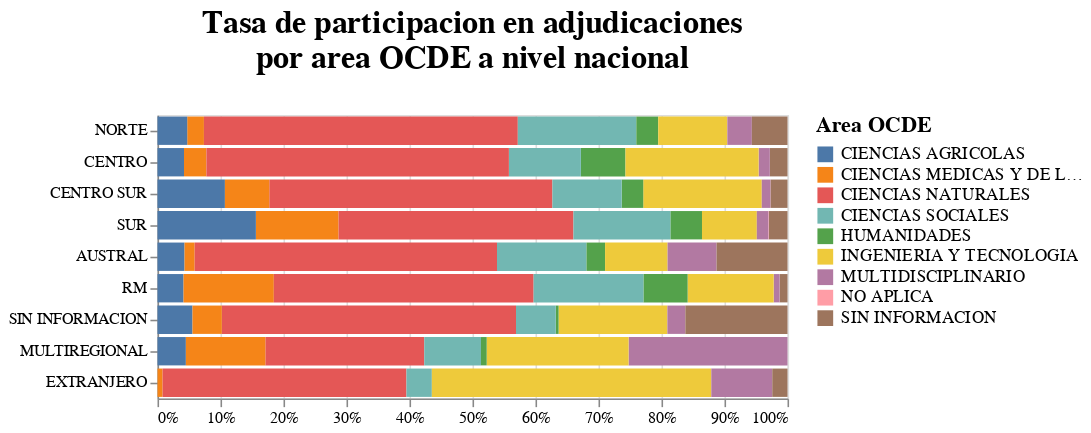

The code cell stored with this chart in its notebook:
### Code cell
chart4 = alt.Chart(df_4).mark_bar().encode(
            x = alt.X('TASA', stack="normalize", axis=alt.Axis(format='%'), title=None),
            y = alt.Y('MACROZONA MINCIENCIA (segUn ax)',sort=None,title=None),
            color = alt.Color('AREA_OCDE',
                              title='Area OCDE',scale=alt.Scale(scheme='tableau10')),
            tooltip = [alt.Tooltip('TASA', title='Tasa', format='.2%'),
                      alt.Tooltip('CODIGO_PROYECTO', title='Cantidad')],
          ) 
chart4.properties( width=400, title=['Tasa de participacion en adjudicaciones', 'por area OCDE a nivel nacional',' '])\
      .configure_title( fontSize=20, font='Arial', anchor='middle', color='black' )\
      .configure_legend(titleFontSize=14,labelFontSize=11)

### Figure 1 — Vega-Lite specification as saved in the notebook (floating-point values rounded to 4 significant figures)
{"config": {"view": {"continuousWidth": 400, "continuousHeight": 300}, "legend": {"labelFontSize": 11, "titleFontSize": 14}, "title": {"anchor": "middle", "color": "black", "font": "Arial", "fontSize": 20}}, "data": {"name": "data-0c9eae20e818d65ddc1d5b2cbd03f013"}, "mark": "bar", "encoding": {"color": {"type": "nominal", "field": "AREA_OCDE", "scale": {"scheme": "tableau10"}, "title": "Area OCDE"}, "tooltip": [{"type": "quantitative", "field": "TASA", "format": ".2%", "title": "Tasa"}, {"type": "quantitative", "field": "CODIGO_PROYECTO", "title": "Cantidad"}], "x": {"type": "quantitative", "axis": {"format": "%"}, "field": "TASA", "stack": "normalize", "title": null}, "y": {"type": "nominal", "field": "MACROZONA MINCIENCIA (segUn ax)", "sort": null, "title": null}}, "title": ["Tasa de participacion en adjudicaciones", "por area OCDE a nivel nacional", " "], "width": 400, "$schema": "https://vega.github.io/schema/vega-lite/v4.8.1.json", "datasets": {"data-0c9eae20e818d65ddc1d5b2cbd03f013": [{"MACROZONA MINCIENCIA (segUn ax)": "NORTE", "AREA_OCDE": "CIENCIAS MEDICAS Y DE LA SALUD", "CODIGO_PROYECTO": 45, "TASA": 0.02653}, {"MACROZONA MINCIENCIA (segUn ax)": "NORTE", "AREA_OCDE": "CIENCIAS NATURALES", "CODIGO_PROYECTO": 845, "TASA": 0.4982}, {"MACROZONA MINCIENCIA (segUn ax)": "NORTE", "AREA_OCDE": "CIENCIAS SOCIALES", "CODIGO_PROYECTO": 319, "TASA": 0.1881}, {"MACROZONA MINCIENCIA (segUn ax)": "NORTE", "AREA_OCDE": "HUMANIDADES", "CODIGO_PROYECTO": 59, "TASA": 0.03479}, {"MACROZONA MINCIENCIA (segUn ax)": "NORTE", "AREA_OCDE": "INGENIERIA Y TECNOLOGIA", "CODIGO_PROYECTO": 186, "TASA": 0.1097}, {"MACROZONA MINCIENCIA (segUn ax)": "NORTE", "AREA_OCDE": "MULTIDISCIPLINARIO", "CODIGO_PROYECTO": 66, "TASA": 0.03892}, {"MACROZONA MINCIENCIA (segUn ax)": "NORTE", "AREA_OCDE": "SIN INFORMACION", "CODIGO_PROYECTO": 96, "TASA": 0.0566}, {"MACROZONA MINCIENCIA (segUn ax)": "NORTE", "AREA_OCDE": "CIENCIAS AGRICOLAS", "CODIGO_PROYECTO": 80, "TASA": 0.04717}, {"MACROZONA MINCIENCIA (segUn ax)": "CENTRO", "AREA_OCDE": "HUMANIDADES", "CODIGO_PROYECTO": 323, "TASA": 0.07082}, {"MACROZONA MINCIENCIA (segUn ax)": "CENTRO", "AREA_OCDE": "SIN INFORMACION", "CODIGO_PROYECTO": 128, "TASA": 0.02806}, {"MACROZONA MINCIENCIA (segUn ax)": "CENTRO", "AREA_OCDE": "MULTIDISCIPLINARIO", "CODIGO_PROYECTO": 81, "TASA": 0.01776}, {"MACROZONA MINCIENCIA (segUn ax)": "CENTRO", "AREA_OCDE": "INGENIERIA Y TECNOLOGIA", "CODIGO_PROYECTO": 964, "TASA": 0.2114}, {"MACROZONA MINCIENCIA (segUn ax)": "CENTRO", "AREA_OCDE": "CIENCIAS MEDICAS Y DE LA SALUD", "CODIGO_PROYECTO": 162, "TASA": 0.03552}, {"MACROZONA MINCIENCIA (segUn ax)": "CENTRO", "AREA_OCDE": "CIENCIAS SOCIALES", "CODIGO_PROYECTO": 521, "TASA": 0.1142}, {"MACROZONA MINCIENCIA (segUn ax)": "CENTRO", "AREA_OCDE": "CIENCIAS NATURALES", "CODIGO_PROYECTO": 2190, "TASA": 0.4802}, {"MACROZONA MINCIENCIA (segUn ax)": "CENTRO", "AREA_OCDE": "CIENCIAS AGRICOLAS", "CODIGO_PROYECTO": 192, "TASA": 0.0421}, {"MACROZONA MINCIENCIA (segUn ax)": "CENTRO SUR", "AREA_OCDE": "INGENIERIA Y TECNOLOGIA", "CODIGO_PROYECTO": 967, "TASA": 0.1881}, {"MACROZONA MINCIENCIA (segUn ax)": "CENTRO SUR", "AREA_OCDE": "MULTIDISCIPLINARIO", "CODIGO_PROYECTO": 72, "TASA": 0.01401}, {"MACROZONA MINCIENCIA (segUn ax)": "CENTRO SUR", "AREA_OCDE": "HUMANIDADES", "CODIGO_PROYECTO": 176, "TASA": 0.03424}, {"MACROZONA MINCIENCIA (segUn ax)": "CENTRO SUR", "AREA_OCDE": "CIENCIAS AGRICOLAS", "CODIGO_PROYECTO": 550, "TASA": 0.107}, {"MACROZONA MINCIENCIA (segUn ax)": "CENTRO SUR", "AREA_OCDE": "CIENCIAS NATURALES", "CODIGO_PROYECTO": 2310, "TASA": 0.4494}, {"MACROZONA MINCIENCIA (segUn ax)": "CENTRO SUR", "AREA_OCDE": "CIENCIAS MEDICAS Y DE LA SALUD", "CODIGO_PROYECTO": 362, "TASA": 0.07043}, {"MACROZONA MINCIENCIA (segUn ax)": "CENTRO SUR", "AREA_OCDE": "NO APLICA", "CODIGO_PROYECTO": 1, "TASA": 0.0001946}, {"MACROZONA MINCIENCIA (segUn ax)": "CENTRO SUR", "AREA_OCDE": "CIENCIAS SOCIALES", "CODIGO_PROYECTO": 565, "TASA": 0.1099}, {"MACROZONA MINCIENCIA (segUn ax)": "CENTRO SUR", "AREA_OCDE": "SIN INFORMACION", "CODIGO_PROYECTO": 137, "TASA": 0.02665}, {"MACROZONA MINCIENCIA (segUn ax)": "SUR", "AREA_OCDE": "SIN INFORMACION", "CODIGO_PROYECTO": 105, "TASA": 0.02939}, {"MACROZONA MINCIENCIA (segUn ax)": "SUR", "AREA_OCDE": "CIENCIAS MEDICAS Y DE LA SALUD", "CODIGO_PROYECTO": 469, "TASA": 0.1313}, {"MACROZONA MINCIENCIA (segUn ax)": "SUR", "AREA_OCDE": "CIENCIAS NATURALES", "CODIGO_PROYECTO": 1332, "TASA": 0.3728}, {"MACROZONA MINCIENCIA (segUn ax)": "SUR", "AREA_OCDE": "CIENCIAS SOCIALES", "CODIGO_PROYECTO": 551, "TASA": 0.1542}, {"MACROZONA MINCIENCIA (segUn ax)": "SUR", "AREA_OCDE": "HUMANIDADES", "CODIGO_PROYECTO": 178, "TASA": 0.04982}, {"MACROZONA MINCIENCIA (segUn ax)": "SUR", "AREA_OCDE": "INGENIERIA Y TECNOLOGIA", "CODIGO_PROYECTO": 311, "TASA": 0.08704}, {"MACROZONA MINCIENCIA (segUn ax)": "SUR", "AREA_OCDE": "MULTIDISCIPLINARIO", "CODIGO_PROYECTO": 67, "TASA": 0.01875}, {"MACROZONA MINCIENCIA (segUn ax)": "SUR", "AREA_OCDE": "CIENCIAS AGRICOLAS", "CODIGO_PROYECTO": 558, "TASA": 0.1562}, {"MACROZONA MINCIENCIA (segUn ax)": "SUR", "AREA_OCDE": "NO APLICA", "CODIGO_PROYECTO": 2, "TASA": 0.0005598}, {"MACROZONA MINCIENCIA (segUn ax)": "AUSTRAL", "AREA_OCDE": "CIENCIAS AGRICOLAS", "CODIGO_PROYECTO": 16, "TASA": 0.0429}, {"MACROZONA MINCIENCIA (segUn ax)": "AUSTRAL", "AREA_OCDE": "CIENCIAS MEDICAS Y DE LA SALUD", "CODIGO_PROYECTO": 6, "TASA": 0.01609}, {"MACROZONA MINCIENCIA (segUn ax)": "AUSTRAL", "AREA_OCDE": "CIENCIAS NATURALES", "CODIGO_PROYECTO": 179, "TASA": 0.4799}, {"MACROZONA MINCIENCIA (segUn ax)": "AUSTRAL", "AREA_OCDE": "CIENCIAS SOCIALES", "CODIGO_PROYECTO": 53, "TASA": 0.1421}, {"MACROZONA MINCIENCIA (segUn ax)": "AUSTRAL", "AREA_OCDE": "HUMANIDADES", "CODIGO_PROYECTO": 11, "TASA": 0.02949}, {"MACROZONA MINCIENCIA (segUn ax)": "AUSTRAL", "AREA_OCDE": "INGENIERIA Y TECNOLOGIA", "CODIGO_PROYECTO": 37, "TASA": 0.0992}, {"MACROZONA MINCIENCIA (segUn ax)": "AUSTRAL", "AREA_OCDE": "MULTIDISCIPLINARIO", "CODIGO_PROYECTO": 29, "TASA": 0.07775}, {"MACROZONA MINCIENCIA (segUn ax)": "AUSTRAL", "AREA_OCDE": "SIN INFORMACION", "CODIGO_PROYECTO": 42, "TASA": 0.1126}, {"MACROZONA MINCIENCIA (segUn ax)": "RM", "AREA_OCDE": "NO APLICA", "CODIGO_PROYECTO": 2, "TASA": 9.545e-05}, {"MACROZONA MINCIENCIA (segUn ax)": "RM", "AREA_OCDE": "SIN INFORMACION", "CODIGO_PROYECTO": 263, "TASA": 0.01255}, {"MACROZONA MINCIENCIA (segUn ax)": "RM", "AREA_OCDE": "MULTIDISCIPLINARIO", "CODIGO_PROYECTO": 195, "TASA": 0.009306}, {"MACROZONA MINCIENCIA (segUn ax)": "RM", "AREA_OCDE": "INGENIERIA Y TECNOLOGIA", "CODIGO_PROYECTO": 2862, "TASA": 0.1366}, {"MACROZONA MINCIENCIA (segUn ax)": "RM", "AREA_OCDE": "HUMANIDADES", "CODIGO_PROYECTO": 1470, "TASA": 0.07015}, {"MACROZONA MINCIENCIA (segUn ax)": "RM", "AREA_OCDE": "CIENCIAS SOCIALES", "CODIGO_PROYECTO": 3661, "TASA": 0.1747}, {"MACROZONA MINCIENCIA (segUn ax)": "RM", "AREA_OCDE": "CIENCIAS AGRICOLAS", "CODIGO_PROYECTO": 866, "TASA": 0.04133}, {"MACROZONA MINCIENCIA (segUn ax)": "RM", "AREA_OCDE": "CIENCIAS MEDICAS Y DE LA SALUD", "CODIGO_PROYECTO": 3003, "TASA": 0.1433}, {"MACROZONA MINCIENCIA (segUn ax)": "RM", "AREA_OCDE": "CIENCIAS NATURALES", "CODIGO_PROYECTO": 8632, "TASA": 0.4119}, {"MACROZONA MINCIENCIA (segUn ax)": "SIN INFORMACION", "AREA_OCDE": "CIENCIAS NATURALES", "CODIGO_PROYECTO": 311, "TASA": 0.467}, {"MACROZONA MINCIENCIA (segUn ax)": "SIN INFORMACION", "AREA_OCDE": "INGENIERIA Y TECNOLOGIA", "CODIGO_PROYECTO": 115, "TASA": 0.1727}, {"MACROZONA MINCIENCIA (segUn ax)": "SIN INFORMACION", "AREA_OCDE": "MULTIDISCIPLINARIO", "CODIGO_PROYECTO": 19, "TASA": 0.02853}, {"MACROZONA MINCIENCIA (segUn ax)": "SIN INFORMACION", "AREA_OCDE": "HUMANIDADES", "CODIGO_PROYECTO": 3, "TASA": 0.004505}, {"MACROZONA MINCIENCIA (segUn ax)": "SIN INFORMACION", "AREA_OCDE": "SIN INFORMACION", "CODIGO_PROYECTO": 108, "TASA": 0.1622}, {"MACROZONA MINCIENCIA (segUn ax)": "SIN INFORMACION", "AREA_OCDE": "CIENCIAS AGRICOLAS", "CODIGO_PROYECTO": 37, "TASA": 0.05556}, {"MACROZONA MINCIENCIA (segUn ax)": "SIN INFORMACION", "AREA_OCDE": "CIENCIAS MEDICAS Y DE LA SALUD", "CODIGO_PROYECTO": 31, "TASA": 0.04655}, {"MACROZONA MINCIENCIA (segUn ax)": "SIN INFORMACION", "AREA_OCDE": "CIENCIAS SOCIALES", "CODIGO_PROYECTO": 42, "TASA": 0.06306}, {"MACROZONA MINCIENCIA (segUn ax)": "MULTIREGIONAL", "AREA_OCDE": "CIENCIAS NATURALES", "CODIGO_PROYECTO": 28, "TASA": 0.2523}, {"MACROZONA MINCIENCIA (segUn ax)": "MULTIREGIONAL", "AREA_OCDE": "CIENCIAS AGRICOLAS", "CODIGO_PROYECTO": 5, "TASA": 0.04505}, {"MACROZONA MINCIENCIA (segUn ax)": "MULTIREGIONAL", "AREA_OCDE": "CIENCIAS MEDICAS Y DE LA SALUD", "CODIGO_PROYECTO": 14, "TASA": 0.1261}, {"MACROZONA MINCIENCIA (segUn ax)": "MULTIREGIONAL", "AREA_OCDE": "MULTIDISCIPLINARIO", "CODIGO_PROYECTO": 28, "TASA": 0.2523}, {"MACROZONA MINCIENCIA (segUn ax)": "MULTIREGIONAL", "AREA_OCDE": "INGENIERIA Y TECNOLOGIA", "CODIGO_PROYECTO": 25, "TASA": 0.2252}, {"MACROZONA MINCIENCIA (segUn ax)": "MULTIREGIONAL", "AREA_OCDE": "CIENCIAS SOCIALES", "CODIGO_PROYECTO": 10, "TASA": 0.09009}, {"MACROZONA MINCIENCIA (segUn ax)": "MULTIREGIONAL", "AREA_OCDE": "HUMANIDADES", "CODIGO_PROYECTO": 1, "TASA": 0.009009}, {"MACROZONA MINCIENCIA (segUn ax)": "EXTRANJERO", "AREA_OCDE": "CIENCIAS MEDICAS Y DE LA SALUD", "CODIGO_PROYECTO": 1, "TASA": 0.008065}, {"MACROZONA MINCIENCIA (segUn ax)": "EXTRANJERO", "AREA_OCDE": "CIENCIAS NATURALES", "CODIGO_PROYECTO": 48, "TASA": 0.3871}, {"MACROZONA MINCIENCIA (segUn ax)": "EXTRANJERO", "AREA_OCDE": "CIENCIAS SOCIALES", "CODIGO_PROYECTO": 5, "TASA": 0.04032}, {"MACROZONA MINCIENCIA (segUn ax)": "EXTRANJERO", "AREA_OCDE": "INGENIERIA Y TECNOLOGIA", "CODIGO_PROYECTO": 55, "TASA": 0.4435}, {"MACROZONA MINCIENCIA (segUn ax)": "EXTRANJERO", "AREA_OCDE": "MULTIDISCIPLINARIO", "CODIGO_PROYECTO": 12, "TASA": 0.09677}, {"MACROZONA MINCIENCIA (segUn ax)": "EXTRANJERO", "AREA_OCDE": "SIN INFORMACION", "CODIGO_PROYECTO": 3, "TASA": 0.02419}]}}
